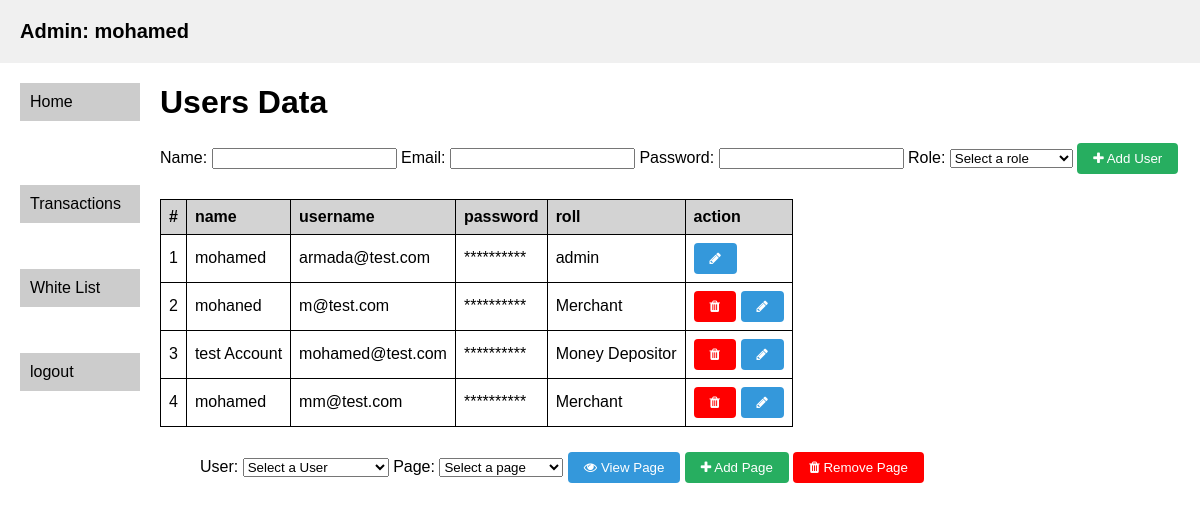
Page /admin (signed in) on the committed database.
### tables this page shows
CREATE TABLE Users (
        id INTEGER PRIMARY KEY AUTOINCREMENT,
        username TEXT NOT NULL,
        password TEXT NOT NULL,
        name TEXT NOT NULL,
        roll TEXT NOT NULL,
        actiontime TEXT NOT NULL
        );

### app.py (the view, shortened to what this page needs)
@app.route('/admin', methods=['POST' ,'GET'])
def usersData():
    if session.get('role') == "admin" and request.method == 'GET':
        conn = sqlite3.connect("data.db")
        c = conn.cursor()
        Data = c.execute("""SELECT * FROM Users""").fetchall()
        c.execute("""CREATE TABLE IF NOT EXISTS Pages (
        id INTEGER PRIMARY KEY AUTOINCREMENT,
        urlPage TEXT NOT NULL,
        pageName TEXT NOT NULL
        )""")
        Page = c.execute("SELECT * FROM Pages").fetchall()
        return render_template("usersData.html",name = session['name'] , Data=Data ,Page=Page)
    else:
        flash('requested page not found')
        return redirect('/')

### templates/usersData.html (shortened to what this page needs)
{% extends 'main.html' %}
{% block content %}
<h1>Users Data</h1>
<form action="/admin" method="POST" style=" padding-bottom: 25px;">
    <label for="name">Name:</label>
    <input type="text" id="name" name="name" required>
    <label for="email">Email:</label>
    <input type="email" id="email" name="email" required>
    <label for="password">Password:</label>
    <input type="Text" id="password" name="password" required>
    <label for="role">Role:</label>
    <select id="role" name="role" required>
      <option value="">Select a role</option>
    </select>
    <button type="submit" class="add-btn"><i class="fa fa-plus"></i> Add User</button>
  </form>
<table>
    <thead>
      <tr>
        <th>#</th>
        <th>name</th>
        <th>username</th>
        <th>password</th>
        <th>roll</th>
        <th>action</th>
      </tr>
    </thead>
    <tbody>
    {% for data in Data %}
      <tr >
        <td >{{loop.index}}</td>
        <td >{{data[3]}}</td>
        <td>{{data[1]}}</td>
        <td>**********</td>
        <td>{{data[4]}}</td>
        <td>
        {% if data[0]== 1 %}
        <button  class="edit-btn" onclick="checkAction('edit','{{data[0]}}','{{data[3]}}','{{data[1]}}','{{data[2]}}','{{data[4]}}')"><i class="fa fa-pencil"></i></button>
        {% else %}
        <button  class="delete-btn" onclick="checkAction('delete','{{data[0]}}','{{data[3]}}','{{data[1]}}','{{data[2]}}','{{data[4]}}')"><i class="fa fa-trash"></i></button>
        <button  class="edit-btn" onclick="checkAction('edit','{{data[0]}}','{{data[3]}}','{{data[1]}}','{{data[2]}}','{{data[4]}}')"><i class="fa fa-pencil"></i></button>
        {% endif %}
        </td>
      </tr>
      {% endfor %}
    </tbody>
  </table>
  <div style=" padding-left:200px; padding-top: 25px;">
    <label for="UserID">User:</label>
    <select id="UserID" name="UserID" required>
      <option value="">Select a User</option>
    </select>
    <label for="userPage">Page:</label>
    <select id="userPage" name="userPage" required>
      <option value="">Select a page</option>
    </select>
    <button  class="edit-btn" onclick="pageAction('view');" ><i class="fa fa-eye"></i> View Page</button>
    <button  class="add-btn" onclick="pageAction('add');" ><i class="fa fa-plus"></i> Add Page</button>
    <button  class="delete-btn" onclick="pageAction('delete');" ><i class="fa fa-trash"></i> Remove Page</button>
  </div>
<link rel="stylesheet" href="https://cdnjs.cloudflare.com/ajax/libs/font-awesome/4.7.0/css/font-awesome.min.css">
{% endblock content %}

### templates/main.html (shortened to what this page needs)
<!DOCTYPE html>
<html lang="en">
<head>
<link rel="stylesheet" href="https://cdnjs.cloudflare.com/ajax/libs/font-awesome/4.7.0/css/font-awesome.min.css">
<link rel="stylesheet" href="https://cdnjs.cloudflare.com/ajax/libs/font-awesome/5.15.3/css/all.min.css" />
</head>
<body>
  <div class="container">
    <div class="header">
      <h1 id ="UIN">Admin:
        {% if name %}
        {{name}}
        {% endif %}
      </h1>
    </div>
    <div class="sidebar">
      <ul class="my-list">
        <li onmouseover="showText(2)" onmouseout="hideText(2)" ><a href="/admin" >Home</a></li> <div class="hidden-text-container"><span class="hidden-text" id="hidden-text-2"> create update delete view user data</span></div>
        <li onmouseover="showText(5)" onmouseout="hideText(5)" ><a href="/Transition" >Transactions</a></li> <div class="hidden-text-container"><span class="hidden-text" id="hidden-text-5"> view users transition</span></div>
        <li onmouseover="showText(6)" onmouseout="hideText(6)" ><a href="/Network" >White List</a></li> <div class="hidden-text-container"><span class="hidden-text" id="hidden-text-6"> add or remove IP from white list</span></div>
        <li><a href="/logOut">logout</a></li>
      </ul>
    </div>
    {% block content %}{% endblock content %}
  </div>
</body>
</html>

### templates/main.html (style rules this page uses)
body { font-family: sans-serif; margin: 0; padding: 0; }
.container { width: 100%; max-width: 1200px; margin: 0 auto; }
.header { background-color: #f0f0f0; padding: 20px; }
.header h1 { font-size: 20px; margin: 0; }
.sidebar { width: 120px; float: left; padding: 20px; }
.sidebar ul { list-style-type: none; margin: 0; padding: 0; }
.sidebar li { background-color: #ccc; padding: 10px; margin-bottom: 10px; }
.sidebar li a { color: #000; text-decoration: none; }
table { border-collapse: collapse; width: auto; }
th, td { border: 1px solid black; padding: 8px; text-align: left; }
th { background-color: lightgray; }
.delete-btn { display: inline-block; background-color: #ff0000; color: #fff; border: none; padding: 8px 16px; border-radius: 4px; text-decoration: none; }
.edit-btn { display: inline-block; background-color: #3498db; color: #fff; border: none; padding: 8px 16px; border-radius: 4px; text-decoration: none; }
.add-btn { display: inline-block; background-color: #27ae60; color: #fff; border: none; padding: 8px 16px; border-radius: 4px; text-decoration: none; }

### rows in the picture
Users: name "mohamed", username "armada@test.com", roll "admin"
Users: name "mohaned", username "m@test.com", roll "Merchant"
Users: name "test Account", username "mohamed@test.com", roll "Money Depositor"
Users: name "mohamed", username "mm@test.com", roll "Merchant"

### other values in the picture
{{ name }} "mohamed"
